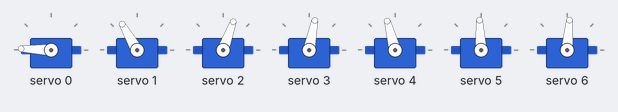
Bench run of a sketch on a simulated Arduino Mega 2560, built with avr-gcc and run on an emulated ATmega2560. Parts: 7 × servo. What the sketch prints to the serial monitor is not drawn.

Above: at 5.3 s.
At 5.9 s:
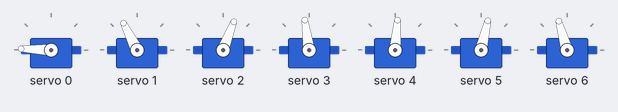
At 7.0 s:
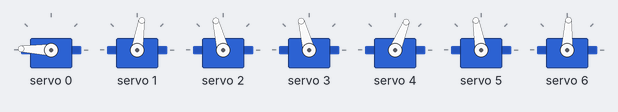
At 8.6 s:
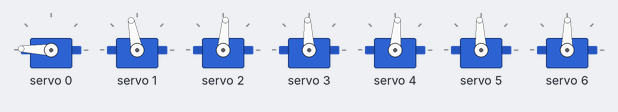
Timing chart, 0 to 10.1 s (numbered marks = the images above):
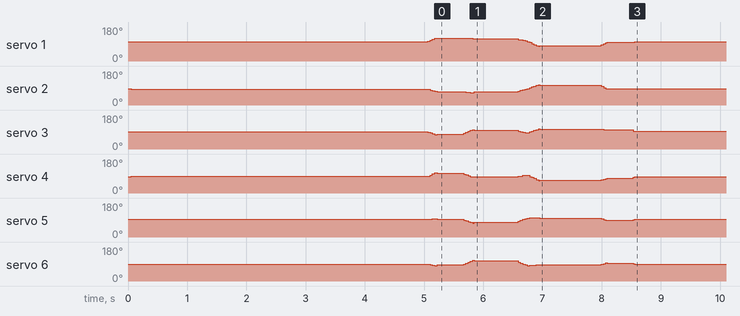

The sketch:

Normal_Solve.ino
```cpp
#include <Wire.h>
#include <Adafruit_PWMServoDriver.h>
Adafruit_PWMServoDriver pwm = Adafruit_PWMServoDriver();


//Servo calibration:
int SERVOMIN[] = {300,410,225,410,240,415,230};
int SERVOMAX[] = {440,210,530,215,530,210,530};
int SERVOMEAN[] = {585,390,350,370,350,370,360};  //need to calibrate servo 0 drop location

int servonum = 0;
const int servo_quantity = 7;
const int steps_quantity = 48;
double current_angle [] = {0,0,0,0,0,0,0};
double target_angle [][servo_quantity - 1] = {
{-2.68 , -1.99 , 3.30 , 3.48 , -0.65 , -1.57 },
{-5.39 , -4.02 , 6.52 , 6.90 , -1.31 , -3.13 },
{-8.14 , -6.10 , 9.69 , 10.28 , -1.98 , -4.69 },
{-10.91 , -8.23 , 12.81 , 13.62 , -2.66 , -6.25 },
{-13.73 , -10.40 , 15.90 , 16.93 , -3.34 , -7.80 },
{-16.59 , -12.63 , 18.95 , 20.23 , -4.04 , -9.35 },
{-19.51 , -14.90 , 21.99 , 23.53 , -4.74 , -10.89 },
{-22.49 , -17.23 , 25.01 , 26.84 , -5.45 , -12.43 },
{-22.53 , -18.18 , 20.63 , 23.55 , -1.20 , -7.44 },
{-22.49 , -19.07 , 16.27 , 20.23 , 2.89 , -2.61 },
{-22.38 , -19.90 , 11.90 , 16.85 , 6.86 , 2.09 },
{-22.19 , -20.67 , 7.50 , 13.41 , 10.72 , 6.69 },
{-21.94 , -21.37 , 3.04 , 9.89 , 14.49 , 11.22 },
{-21.62 , -22.00 , -1.48 , 6.27 , 18.20 , 15.71 },
{-21.24 , -22.55 , -6.11 , 2.53 , 21.85 , 20.17 },
{-20.80 , -23.03 , -10.85 , -1.32 , 25.46 , 24.65 },
{-18.82 , -20.22 , -7.95 , 0.51 , 21.37 , 20.56 },
{-16.86 , -17.44 , -5.07 , 2.30 , 17.27 , 16.47 },
{-14.93 , -14.68 , -2.21 , 4.04 , 13.15 , 12.33 },
{-13.02 , -11.93 , 0.64 , 5.74 , 8.98 , 8.14 },
{-11.14 , -9.21 , 3.46 , 7.39 , 4.73 , 3.86 },
{-9.30 , -6.50 , 6.28 , 9.00 , 0.39 , -0.53 },
{-7.48 , -3.81 , 9.08 , 10.55 , -4.07 , -5.06 },
{-5.70 , -1.12 , 11.88 , 12.07 , -8.68 , -9.76 },
{-1.47 , 2.43 , 8.65 , 8.10 , -9.30 , -9.36 },
{2.69 , 5.89 , 5.34 , 4.09 , -9.89 , -8.94 },
{6.77 , 9.25 , 1.95 , 0.01 , -10.45 , -8.49 },
{10.80 , 12.53 , -1.54 , -4.14 , -10.99 , -8.01 },
{14.80 , 15.74 , -5.14 , -8.40 , -11.49 , -7.51 },
{18.78 , 18.90 , -8.86 , -12.78 , -11.97 , -6.99 },
{22.76 , 22.02 , -12.73 , -17.32 , -12.41 , -6.45 },
{26.77 , 25.11 , -16.76 , -22.06 , -12.82 , -5.89 },
{24.13 , 22.15 , -16.21 , -20.87 , -10.19 , -3.88 },
{21.49 , 19.20 , -15.65 , -19.67 , -7.60 , -1.92 },
{18.84 , 16.24 , -15.08 , -18.45 , -5.05 , 0.01 },
{16.17 , 13.28 , -14.50 , -17.22 , -2.52 , 1.90 },
{13.47 , 10.29 , -13.92 , -15.97 , -0.01 , 3.75 },
{10.75 , 7.29 , -13.32 , -14.72 , 2.47 , 5.57 },
{7.99 , 4.24 , -12.72 , -13.45 , 4.93 , 7.35 },
{5.18 , 1.16 , -12.12 , -12.18 , 7.38 , 9.11 },
{4.58 , 0.99 , -10.42 , -10.59 , 6.48 , 7.86 },
{3.99 , 0.81 , -8.75 , -9.02 , 5.58 , 6.62 },
{3.39 , 0.64 , -7.10 , -7.47 , 4.66 , 5.37 },
{2.80 , 0.46 , -5.47 , -5.94 , 3.73 , 4.12 },
{2.20 , 0.29 , -3.85 , -4.44 , 2.80 , 2.86 },
{1.61 , 0.11 , -2.26 , -2.95 , 1.85 , 1.60 },
{1.02 , -0.07 , -0.68 , -1.48 , 0.90 , 0.33 },
{0.42 , -0.25 , 0.89 , -0.03 , -0.06 , -0.94 },
};


void setup() {
  Serial.begin(9600);
  Serial.println("8 channel Servo test!");

  pinMode(53, INPUT);

  pwm.begin();

  pwm.setPWMFreq(60);  // Analog servos run at ~60 Hz updates

double tilt_angle[steps_quantity];
  for (int f = 0; f < steps_quantity; f++){
    tilt_angle[f]=0;  //initialize arry to zeros
  }

/*
tilt_angle[3]=20;
tilt_angle[4]=40;
tilt_angle[5]=60;
tilt_angle[6]=70;
tilt_angle[7]=80;

  for (int f = 8; f < steps_quantity; f++){
    tilt_angle[f]=100;  //initialize array to zeros
  }
*/

double pauses[steps_quantity];
  for (int d = 0; d < steps_quantity; d++){
    pauses[d]=0;  //initialize arry to zeros
  }

  for (int d = 0; d < steps_quantity; d=d+8){
    pauses[d]=400;  //pauses every 4 moves
  }


pauses[0]=5000;
pauses[16]=700;
pauses[24]=0;
pauses[32]=1000;

//pauses[11]=2000;   //must enter each location where a pause is required

double speed[steps_quantity];    //speed factor = number of degrees per step
  for (int e = 0; e < steps_quantity; e++){
    speed[e]=1;  //sets global speed factor
  }

  //for (int e = 8; e < steps_quantity; e++){
   // speed[e]=0.5;  //sets global speed factor
  //}


  for (int a = 0; a < servo_quantity; a++){
    double pulselen = map (current_angle[a], 0, 80, SERVOMEAN[a], SERVOMAX[a]);
    pwm.setPWM(a, 0, pulselen);
    Serial.flush();

  }


for (int b = 0; b < steps_quantity; b++){

/*
  if(b=0){    //Wait for switch
    while(digitalRead(53)==LOW){
      delay(10);
    }
  }
*/

  //Finds servo having to move the most
  double max_diff = 0;
  int servonum_max;

    for (int i = 1; i < servo_quantity; i++) {  //start at i=1 since we do not want to consider top servo motion here
      double diff = abs(target_angle[b][i-1]-current_angle[i]);

      if (diff > max_diff){
        max_diff=diff;
        servonum_max = i;
      }
    }

  // Split into step sizes for same total move time
  double step_size [servo_quantity+1];
   for (int j = 0; j < servo_quantity; j++) {
    if(j==0){
      step_size[j] = speed[b]*(tilt_angle[b]-current_angle[j])/(max_diff+0.001);
    }
    else{
      step_size[j] = speed[b]*(target_angle[b][j-1]-current_angle[j])/(max_diff+0.001);//+0.001 prevents divide by zero error
    }
   }


  //makes stuff move


  if(current_angle[servonum_max]<target_angle[b][servonum_max-1]){

    while(current_angle[servonum_max] < target_angle[b][servonum_max-1]){


     for (int k = 0; k < servo_quantity; k++){

      current_angle[k] = current_angle[k] + step_size[k];
      double pulselen = map (current_angle[k], 0, 80, SERVOMEAN[k], SERVOMAX[k]);
      pwm.setPWM(k, 0, pulselen);
     // pwm.setPWM(k+1, 0, current_angle[k]);

      Serial.flush();
     }
    }
    }
  else {
    while(current_angle[servonum_max] > target_angle[b][servonum_max-1]){

     for (int k = 0; k < servo_quantity; k++){

      current_angle[k] = current_angle[k] + step_size[k];
      double pulselen = map (current_angle[k], 0, 80, SERVOMEAN[k], SERVOMAX[k]);
      pwm.setPWM(k, 0, pulselen);
     // pwm.setPWM(k+1, 0, current_angle[k]);

      Serial.flush();
     }
    }
  }
delay(pauses[b]);
//pwm.setPWM(0, 0, map (tilt_angle[b], 0, 100, SERVOMAX[0], SERVOMEAN[0]));

}
}

void loop() {}
```
